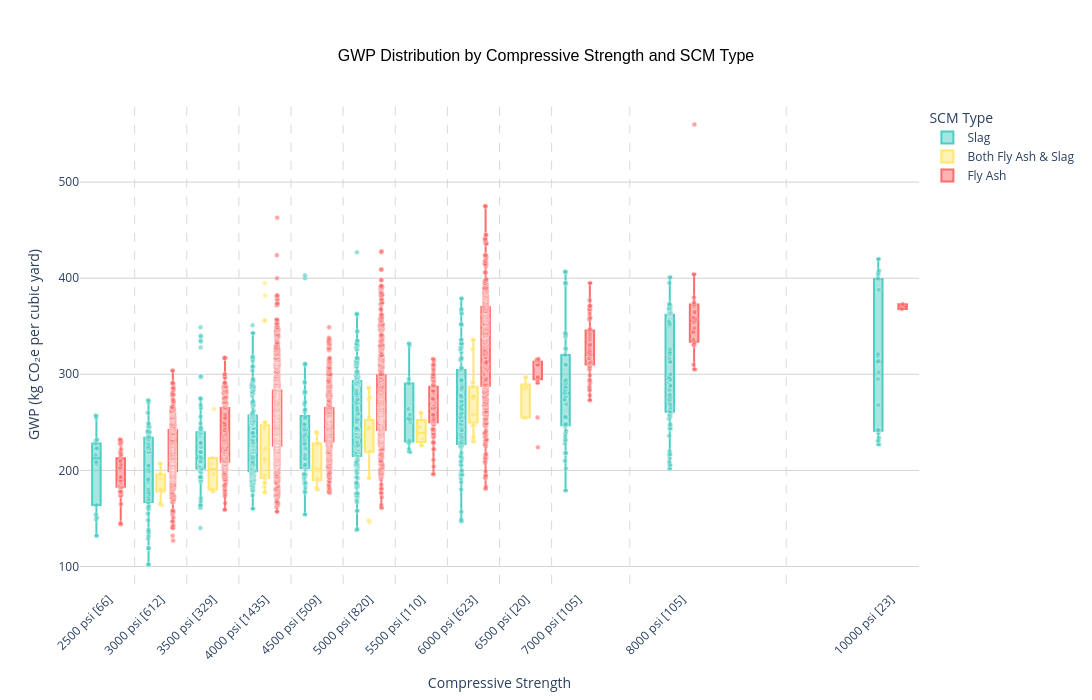

The notebook cell saved with this chart:
### Code cell
import plotly.express as px
import plotly.graph_objects as go
import pandas as pd

# Filter data: only include Compressive_Strength >= 2500 and values with 20+ samples
df_filtered = df[df['Compressive_Strength'] >= 2500].copy()
strength_counts = df_filtered['Compressive_Strength'].value_counts()
valid_strengths = strength_counts[strength_counts >= 20].index
df_filtered = df_filtered[df_filtered['Compressive_Strength'].isin(valid_strengths)].copy()

# Create a categorical variable for SCM type
def classify_scm(row):
    has_fly_ash = pd.notna(row.get('cementitious.fly_ash')) and row.get('cementitious.fly_ash') > 0
    has_ggbs = pd.notna(row.get('cementitious.ggbs')) and row.get('cementitious.ggbs') > 0

    if has_fly_ash and has_ggbs:
        return 'Both Fly Ash & Slag'
    elif has_fly_ash:
        return 'Fly Ash'
    elif has_ggbs:
        return 'Slag'
    else:
        return 'Neither'

df_filtered['scm_type'] = df_filtered.apply(classify_scm, axis=1)

# Round gwp values for cleaner display
df_filtered['gwp_rounded'] = df_filtered['gwp_val_per_cy'].round(0)

# Sort compressive strengths and get counts
strength_order = sorted(df_filtered['Compressive_Strength'].unique())
strength_counts_dict = df_filtered['Compressive_Strength'].value_counts().to_dict()

# Define a nice color palette for SCM types
color_map = {
    'Fly Ash': '#FF6B6B',              # Coral red
    'Slag': '#4ECDC4',                 # Turquoise
    'Both Fly Ash & Slag': '#FFE66D',  # Yellow
    #'Neither': '#95A5A6'               # Gray
}

# Create the box plot grouped by Compressive_Strength, colored by SCM type
fig = px.box(
    df_filtered,
    x='Compressive_Strength',
    y='gwp_rounded',
    title='GWP Distribution by Compressive Strength and SCM Type',
    labels={
        'Compressive_Strength': 'Compressive Strength',
        'gwp_rounded': 'GWP (kg CO₂e per cubic yard)',
        'scm_type': 'SCM Type'
    },
    category_orders={'Compressive_Strength': strength_order},
    hover_data=['scm_type', 'name'],
    color='scm_type',
    color_discrete_map=color_map
)

# Add all data points as dots with transparency and jitter
fig.update_traces(
    boxpoints='all',
    jitter=0.3,
    pointpos=0,
    marker=dict(size=5, opacity=0.6, line=dict(width=0.5, color='white'))
)

# Add vertical lines between compressive strength buckets
y_min = df_filtered['gwp_rounded'].min()
y_max = df_filtered['gwp_rounded'].max()

for i in range(len(strength_order) - 1):
    # Position line between current and next strength value
    x_position = (strength_order[i] + strength_order[i+1]) / 2

    fig.add_shape(
        type="line",
        x0=x_position,
        y0=y_min - 20,  # Extend slightly below
        x1=x_position,
        y1=y_max + 20,  # Extend slightly above
        line=dict(
            color="rgba(128, 128, 128, 0.3)",
            width=1,
            dash="dash"
        ),
        layer="below"
    )

# Update y-axis
fig.update_yaxes(
    title_text='GWP (kg CO₂e per cubic yard)',
    showgrid=True,
    gridcolor='lightgrey'
)

# Update x-axis to include counts in labels
x_labels_with_counts = [f"{int(strength)} psi [{strength_counts_dict[strength]}]"
                        for strength in strength_order]

fig.update_xaxes(
    ticktext=x_labels_with_counts,
    tickvals=strength_order,
    tickangle=-45
)

# Update layout
fig.update_layout(
    title={
        'text': 'GWP Distribution by Compressive Strength and SCM Type',
        'x': 0.5,
        'xanchor': 'center',
        'yanchor': 'top',
        'font': {'size': 16, 'family': 'Arial', 'color': 'black'}
    },
    plot_bgcolor='white',
    paper_bgcolor='white',
    height=700,
    width=1200,
    legend={
        'title': 'SCM Type',
        'orientation': 'v',
        'yanchor': 'top',
        'y': 0.99,
        'xanchor': 'left',
        'x': 1.01
    }
)

# Show summary statistics
print(f"Total samples: {len(df_filtered)}")
print(f"\nSamples by Compressive Strength:")
for strength in strength_order:
    count = strength_counts_dict[strength]
    print(f"  {int(strength)} psi: {count} samples")
print(f"\nSamples by SCM Type:")
print(df_filtered['scm_type'].value_counts())

# Show the plot
fig.show()

### Figure 1 — Plotly figure (JSON) as saved in the notebook; plotly's stock layout.template omitted (floating-point values rounded to 4 significant figures; data arrays with more than 128 entries replaced by an {"elided": "..."} marker saying what was removed)
{"data": [{"alignmentgroup": "True", "boxpoints": "all", "customdata": {"elided": "850x2 str values"}, "hovertemplate": "SCM Type=%{customdata[0]}<br>Compressive Strength=%{x}<br>GWP (kg CO₂e per cubic yard)=%{y}<br>name=%{customdata[1]}<extra></extra>", "jitter": 0.3, "legendgroup": "Slag", "marker": {"color": "#4ECDC4", "line": {"color": "white", "width": 0.5}, "opacity": 0.6, "size": 5}, "name": "Slag", "notched": false, "offsetgroup": "Slag", "orientation": "v", "pointpos": 0, "showlegend": true, "type": "box", "x": {"elided": "850 int values"}, "x0": " ", "xaxis": "x", "y": {"elided": "850 float values"}, "y0": " ", "yaxis": "y"}, {"alignmentgroup": "True", "boxpoints": "all", "customdata": {"elided": "91x2 str values"}, "hovertemplate": "SCM Type=%{customdata[0]}<br>Compressive Strength=%{x}<br>GWP (kg CO₂e per cubic yard)=%{y}<br>name=%{customdata[1]}<extra></extra>", "jitter": 0.3, "legendgroup": "Both Fly Ash & Slag", "marker": {"color": "#FFE66D", "line": {"color": "white", "width": 0.5}, "opacity": 0.6, "size": 5}, "name": "Both Fly Ash & Slag", "notched": false, "offsetgroup": "Both Fly Ash & Slag", "orientation": "v", "pointpos": 0, "showlegend": true, "type": "box", "x": [4000, 4000, 3500, 3500, 4000, 3500, 3500, 4500, 4000, 4000, 5500, 5500, 5500, 4500, 5500, 3500, 3500, 6000, 6000, 6000, 5000, 5000, 6000, 6000, 6000, 5000, 6000, 6000, 5000, 4000, 4500, 4500, 4000, 4000, 5000, 4500, 6000, 4000, 6500, 5000, 6000, 4500, 5000, 4000, 6500, 6000, 5000, 6500, 4500, 5000, 4000, 6000, 5000, 6500, 6000, 5000, 4000, 5000, 3000, 3000, 3000, 3000, 3000, 3000, 3000, 3000, 3000, 3000, 4000, 4000, 4000, 4000, 4000, 4000, 4000, 4000, 5000, 6500, 4500, 4500, 4000, 5000, 4000, 4500, 6000, 6000, 6000, 6000, 6000, 6000, 5000], "x0": " ", "xaxis": "x", "y": [209.0, 247.0, 207.0, 178.0, 250.0, 180.0, 196.0, 238.0, 244.0, 195.0, 233.0, 226.0, 245.0, 228.0, 260.0, 213.0, 264.0, 277.0, 275.0, 247.0, 255.0, 244.0, 277.0, 287.0, 275.0, 245.0, 287.0, 247.0, 219.0, 211.0, 240.0, 228.0, 221.0, 183.0, 286.0, 200.0, 336.0, 187.0, 287.0, 276.0, 292.0, 180.0, 219.0, 192.0, 255.0, 258.0, 243.0, 285.0, 190.0, 192.0, 212.0, 291.0, 220.0, 255.0, 258.0, 244.0, 193.0, 148.0, 180.0, 191.0, 164.0, 180.0, 166.0, 207.0, 196.0, 178.0, 196.0, 180.0, 193.0, 395.0, 223.0, 356.0, 192.0, 212.0, 382.0, 356.0, 146.0, 297.0, 202.0, 192.0, 177.0, 243.0, 187.0, 182.0, 233.0, 230.0, 235.0, 287.0, 326.0, 287.0, 274.0], "y0": " ", "yaxis": "y"}, {"alignmentgroup": "True", "boxpoints": "all", "customdata": {"elided": "3816x2 str values"}, "hovertemplate": "SCM Type=%{customdata[0]}<br>Compressive Strength=%{x}<br>GWP (kg CO₂e per cubic yard)=%{y}<br>name=%{customdata[1]}<extra></extra>", "jitter": 0.3, "legendgroup": "Fly Ash", "marker": {"color": "#FF6B6B", "line": {"color": "white", "width": 0.5}, "opacity": 0.6, "size": 5}, "name": "Fly Ash", "notched": false, "offsetgroup": "Fly Ash", "orientation": "v", "pointpos": 0, "showlegend": true, "type": "box", "x": {"elided": "3816 int values"}, "x0": " ", "xaxis": "x", "y": {"elided": "3816 float values"}, "y0": " ", "yaxis": "y"}], "layout": {"boxmode": "group", "height": 700, "legend": {"orientation": "v", "title": {"text": "SCM Type"}, "tracegroupgap": 0, "x": 1.01, "xanchor": "left", "y": 0.99, "yanchor": "top"}, "paper_bgcolor": "white", "plot_bgcolor": "white", "shapes": [{"layer": "below", "line": {"color": "rgba(128, 128, 128, 0.3)", "dash": "dash", "width": 1}, "type": "line", "x0": 2750, "x1": 2750, "y0": 82, "y1": 580}, {"layer": "below", "line": {"color": "rgba(128, 128, 128, 0.3)", "dash": "dash", "width": 1}, "type": "line", "x0": 3250, "x1": 3250, "y0": 82, "y1": 580}, {"layer": "below", "line": {"color": "rgba(128, 128, 128, 0.3)", "dash": "dash", "width": 1}, "type": "line", "x0": 3750, "x1": 3750, "y0": 82, "y1": 580}, {"layer": "below", "line": {"color": "rgba(128, 128, 128, 0.3)", "dash": "dash", "width": 1}, "type": "line", "x0": 4250, "x1": 4250, "y0": 82, "y1": 580}, {"layer": "below", "line": {"color": "rgba(128, 128, 128, 0.3)", "dash": "dash", "width": 1}, "type": "line", "x0": 4750, "x1": 4750, "y0": 82, "y1": 580}, {"layer": "below", "line": {"color": "rgba(128, 128, 128, 0.3)", "dash": "dash", "width": 1}, "type": "line", "x0": 5250, "x1": 5250, "y0": 82, "y1": 580}, {"layer": "below", "line": {"color": "rgba(128, 128, 128, 0.3)", "dash": "dash", "width": 1}, "type": "line", "x0": 5750, "x1": 5750, "y0": 82, "y1": 580}, {"layer": "below", "line": {"color": "rgba(128, 128, 128, 0.3)", "dash": "dash", "width": 1}, "type": "line", "x0": 6250, "x1": 6250, "y0": 82, "y1": 580}, {"layer": "below", "line": {"color": "rgba(128, 128, 128, 0.3)", "dash": "dash", "width": 1}, "type": "line", "x0": 6750, "x1": 6750, "y0": 82, "y1": 580}, {"layer": "below", "line": {"color": "rgba(128, 128, 128, 0.3)", "dash": "dash", "width": 1}, "type": "line", "x0": 7500, "x1": 7500, "y0": 82, "y1": 580}, {"layer": "below", "line": {"color": "rgba(128, 128, 128, 0.3)", "dash": "dash", "width": 1}, "type": "line", "x0": 9000, "x1": 9000, "y0": 82, "y1": 580}], "title": {"font": {"color": "black", "family": "Arial", "size": 16}, "text": "GWP Distribution by Compressive Strength and SCM Type", "x": 0.5, "xanchor": "center", "yanchor": "top"}, "width": 1200, "xaxis": {"anchor": "y", "categoryarray": [2500, 3000, 3500, 4000, 4500, 5000, 5500, 6000, 6500, 7000, 8000, 10000], "categoryorder": "array", "domain": [0, 1], "tickangle": -45, "ticktext": ["2500 psi [66]", "3000 psi [612]", "3500 psi [329]", "4000 psi [1435]", "4500 psi [509]", "5000 psi [820]", "5500 psi [110]", "6000 psi [623]", "6500 psi [20]", "7000 psi [105]", "8000 psi [105]", "10000 psi [23]"], "tickvals": [2500, 3000, 3500, 4000, 4500, 5000, 5500, 6000, 6500, 7000, 8000, 10000], "title": {"text": "Compressive Strength"}}, "yaxis": {"anchor": "x", "domain": [0, 1], "gridcolor": "lightgrey", "showgrid": true, "title": {"text": "GWP (kg CO₂e per cubic yard)"}}}}
